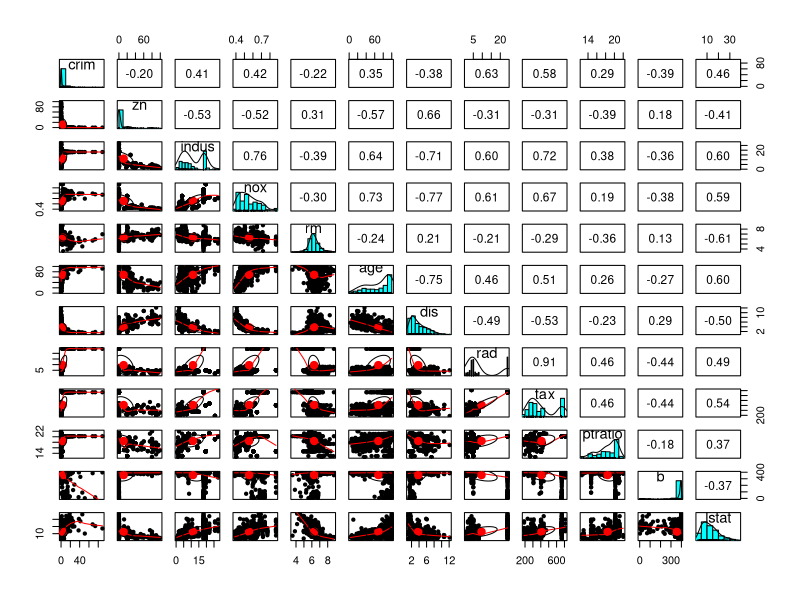
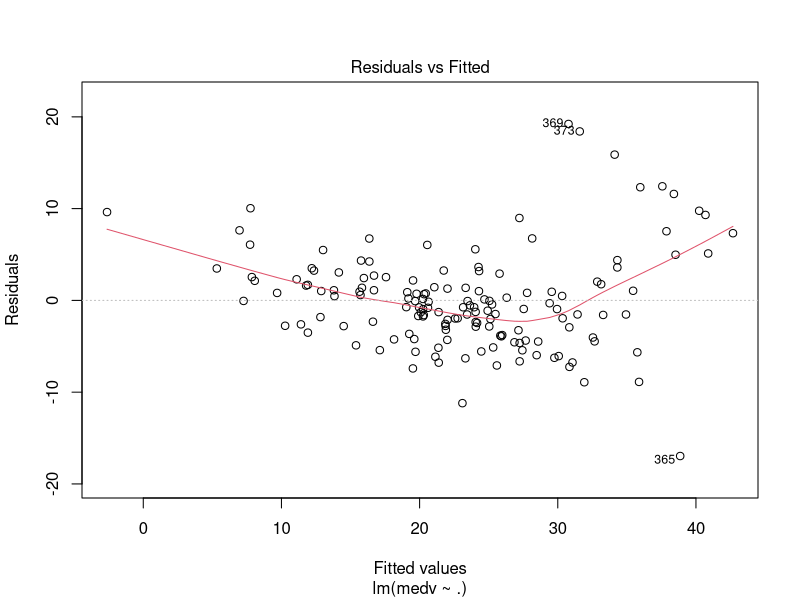
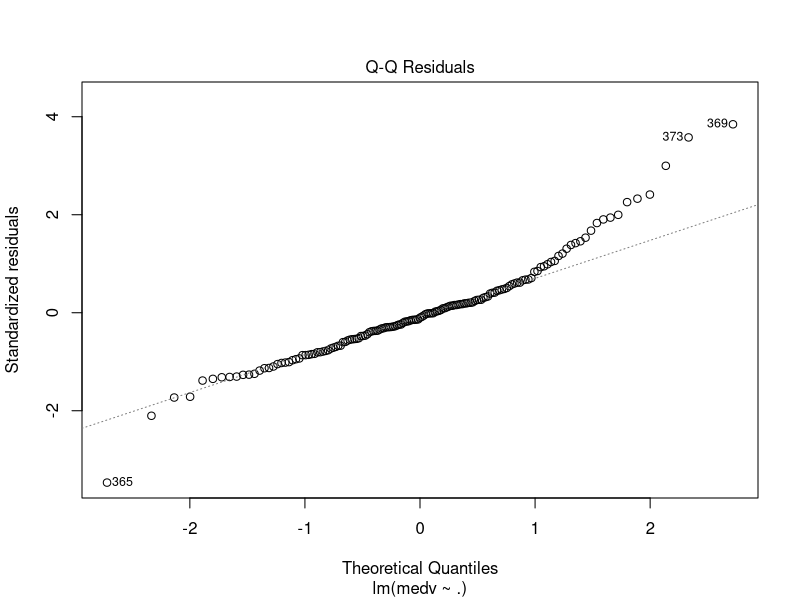
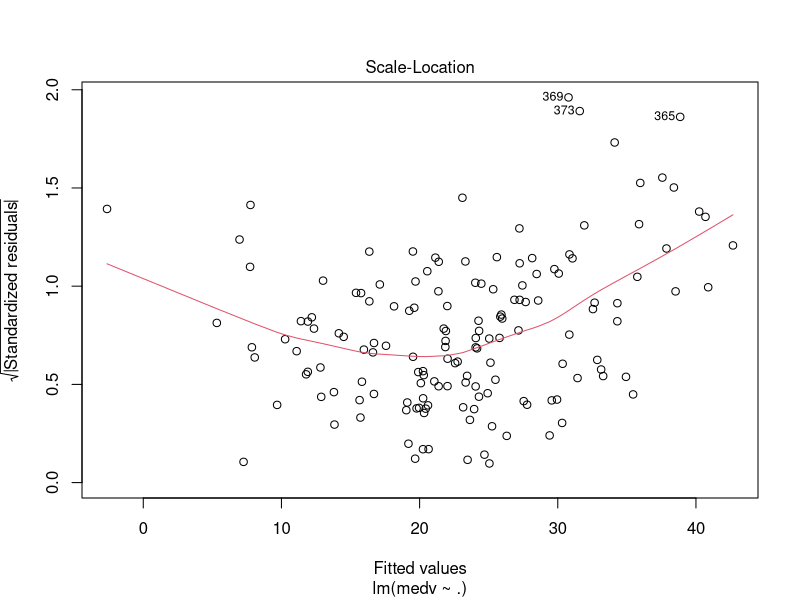
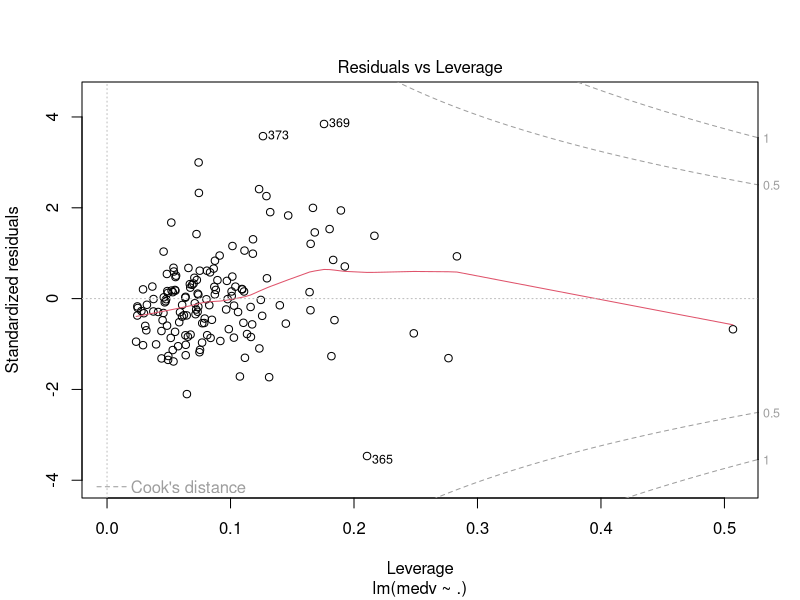
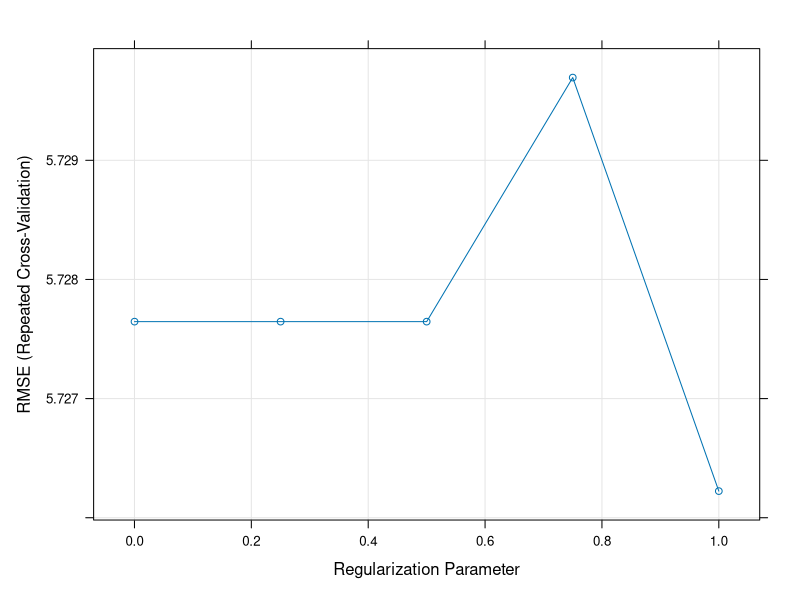
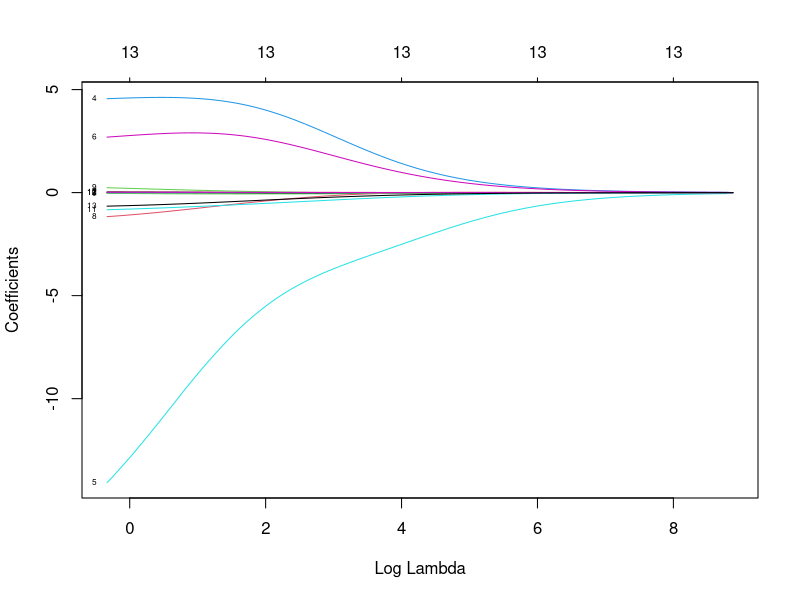
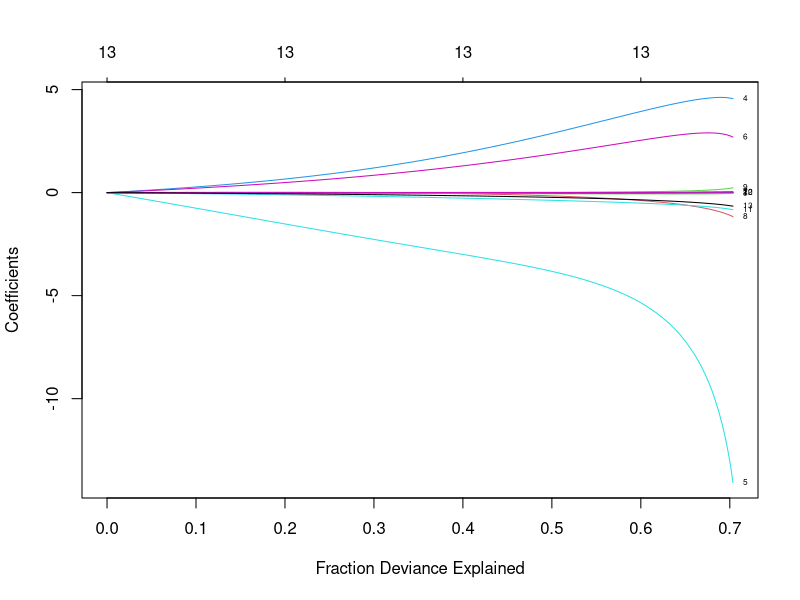

Write the R code that produced these figures, in order.
install.packages('caret')
install.packages('glmnet')
install.packages('mlbench')
install.packages('psych')

library(caret)
library(glmnet)
library(mlbench)
library(psych)

data("BostonHousing") #mlbench
data <- BostonHousing

str(data)
help("BostonHousing")

#Scatter plot for every combination of predictors which are numeric, when they are highly correlated, this
#means this is a multicollinearity problem and when multiple regression is done, estimates are not stable, hence
# estimates may not be accurate
#Excludes 4th and 14th column
pairs.panels(data[c(-4, -14)], cex=1)

#Problem: Collinearity leads to overfitting
#Solution:
#1. Ridge Regression: Shrinks coefficients to non-zero values to prevent overfit, but keeps all variables
#
#2. Lasso Regression: Shrinks regression coefficients, with some shrink to zero. Thus helps with feature selection
#
#3. Elastic Regression: Mix of ridge and lasso regression

#Equations

#SSE(Ridge) = Sum of (actual_predicted)^2 + L2 Penalty Term
#Penalty Term: Lambda * Sum of Beta^2
#L2 makes coefficients shrink

#SSE(Lasso) = Sum of (actual_predicted)^2 + L1 Penalty Term
#Penalty Term: Lambda * Sum of |Beta|
#L1 makes the coeffiecents shrink, and some will shrink to zero selecting only the most important features

#Data Partition
set.seed(222)
ind <- sample(2, nrow(data), replace = T, prob = c(.7, .3))
train <- data[ind == 2,]
test <- data[ind == 1,]

# Custom Control Parameters
# trainControl in carrot packacge
# cv = 10
# in 10-fold cross validation, training data is broken up into 10 parts, model is made from 9 of them
# and the last part is used for error estimation, this used 5 times

custom <- trainControl(method = "repeatedcv", number = 10, repeats = 5, verboseIter = T)

#linear regression
lm <- lm(medv ~ ., train, trControl = custom)
plot(lm)
# Ridge Regression
set.seed(1234)
ridge <- train(medv ~ ., train, method = 'glmnet', #allows to fit multiple models
            tuneGrid = expand.grid(alpha = 0, lambda = seq(.0001, 1, length=5)), #Have lambda range from .0001 to 1
            trControl = custom)                                                  #in 5 even parts to be tested

# Finds the best value of lambda and uses it
# Estimated using cross validation

plot(ridge)
ridge

plot(ridge$finalModel, xvar="lambda", label="T")

plot(ridge$finalModel, xvar="dev", label="T")
plot(varImp(ridge, scale=F))
plot(varImp(ridge, scale=T))


# Lasso regression
lasso <- train(medv ~ ., train, method = 'glmnet', #allows to fit multiple models
               tuneGrid = expand.grid(alpha = 1, lambda = seq(.0001, 1, length=5)), #Have lambda range from .0001 to 1
               trControl = custom)   
plot(lasso)

lasso <- train(medv ~ ., train, method = 'glmnet', #allows to fit multiple models
               tuneGrid = expand.grid(alpha = 1, lambda = seq(.0001, .2, length=5)), #Have lambda range from .0001 to 1
               trControl = custom)
plot(lasso)


plot(lasso$finalModel, xvar="lambda", label="T")

plot(lasso$finalModel, xvar="dev", label="T")
plot(varImp(lasso, scale=F))
plot(varImp(lasso, scale=T))

# Elastic regression
set.seed(1234)
en <- train(medv ~ ., train, method = 'glmnet', #allows to fit multiple models
               tuneGrid = expand.grid(alpha =  seq(0, 1, length=10), lambda = seq(.0001, .2, length=5)), 
               trControl = custom)
plot(en)
en

predicted <- predict(en, test)
mse <- mean((predicted[1] - test$medv)^2)
rmse <- mse^.5
sd(data$medv)
